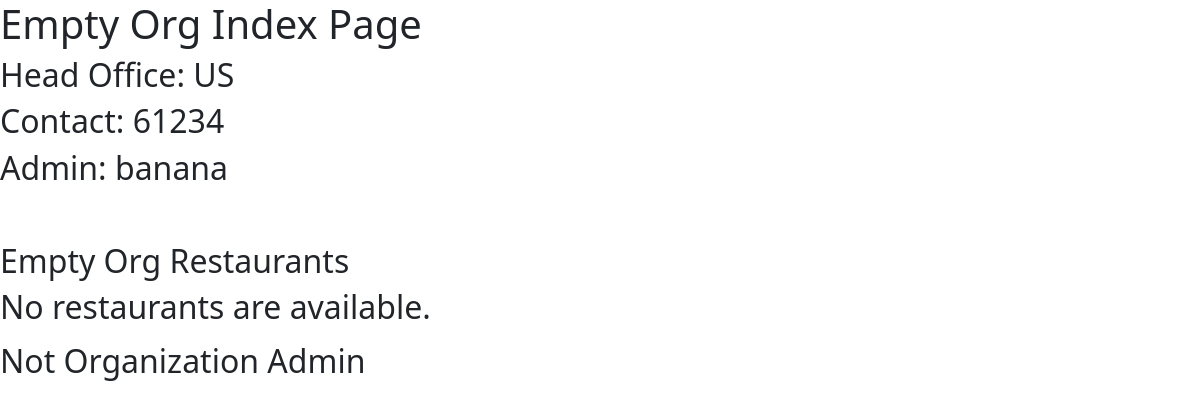
Screenshot of /restaurants/orgs/2 with the database file from the repository.
### restaurants/models.py (models this page shows, shortened)
class Organization(models.Model):
    name = models.CharField(max_length=50)
    head_office = models.CharField(max_length=50)
    contact = models.CharField(max_length=50)
    admin = models.ForeignKey(User, on_delete=models.CASCADE)

### restaurants/views.py (the view)
# urls.py: path("orgs/<int:organization_id>", views.organizationDetails, name="organizationDetails"),
def organizationDetails(request, organization_id):
    org = get_object_or_404(Organization, pk=organization_id)
    restaurants = Restaurant.objects.filter(parent_organization=org)
    if request.method == 'POST':
        form = CreateRestaurant(request.POST)
        if form.is_valid():
            restaurant_instance = form.save()
            return redirect('restaurant:organizationDetails', organization_id=organization_id)
        else:
            print('Form has errors')
            print(form.errors)
            print(form.non_field_errors())
    else:
        form = CreateRestaurant()
    context = {
        'org': org,
        'restaurants': restaurants,
        'form': form
    }
    return render(request, 'restaurants/orgDetails.html', context)

### restaurants/templates/restaurants/orgDetails.html (shortened to what this page needs)
<!doctype html>
<html lang="en">
  <head>
    <link href="https://cdn.jsdelivr.net/npm/bootstrap@5.3.2/dist/css/bootstrap.min.css" rel="stylesheet">
  </head>
  <body>
    <div class="page-header">
      <h1>{{org.name}} Index Page</h1>
    </div>
    <div>
        <h2>Head Office: {{org.head_office}}<h2>
        <h2>Contact: {{org.contact}}<h2>
        <h2>Admin: {{org.admin}}<h2>
        <br>
        <h2>{{org.name}} Restaurants<h2>
        {% if restaurants %}
        <ul>
            {% for res in restaurants %}
            <li><a href="/restaurants/orgs/{{ org.id }}/{{res.id}}">{{ res.name }}</a></li>
            {% endfor %}
        </ul>
        {% else %}
            <p>No restaurants are available.</p>
        {% endif %}
        {% if user.username == org.admin.username %}
        <h2>Users<h2>
        <h3>Add Restaurants</h3>
        <form method="post" action="{% url 'restaurant:organizationDetails' organization_id=org.id%}">
            {% csrf_token %}
            {{ form.as_p }}
            <button type="submit">Add Restaurant</button>
        </form>
        {% else %}
        Not Organization Admin
        {% endif %}
    </div>
  </body>
</html>

### rows the page displays
Organization: head_office "US", contact "61234", admin "banana", name "Empty Org"
